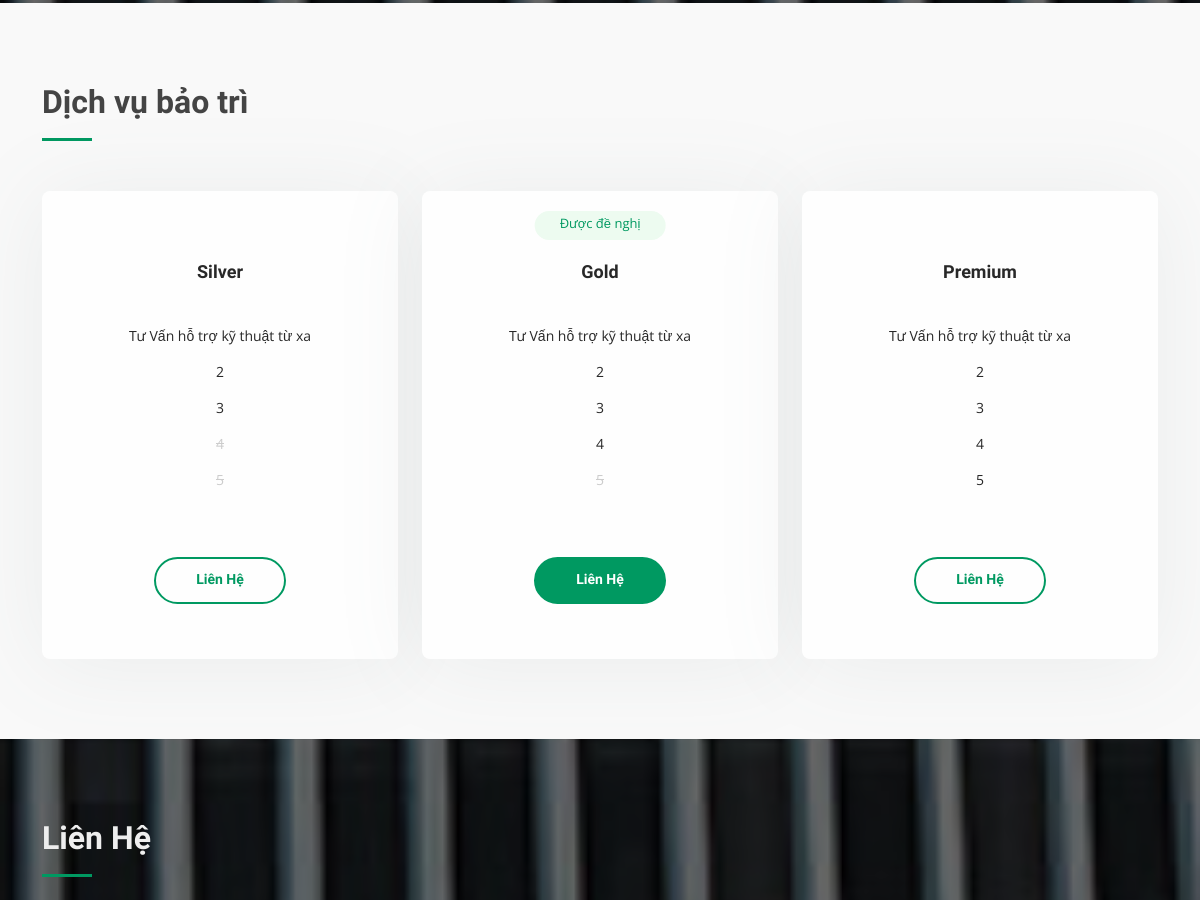
/ (middle part), run on an earlier commit of the app's database.
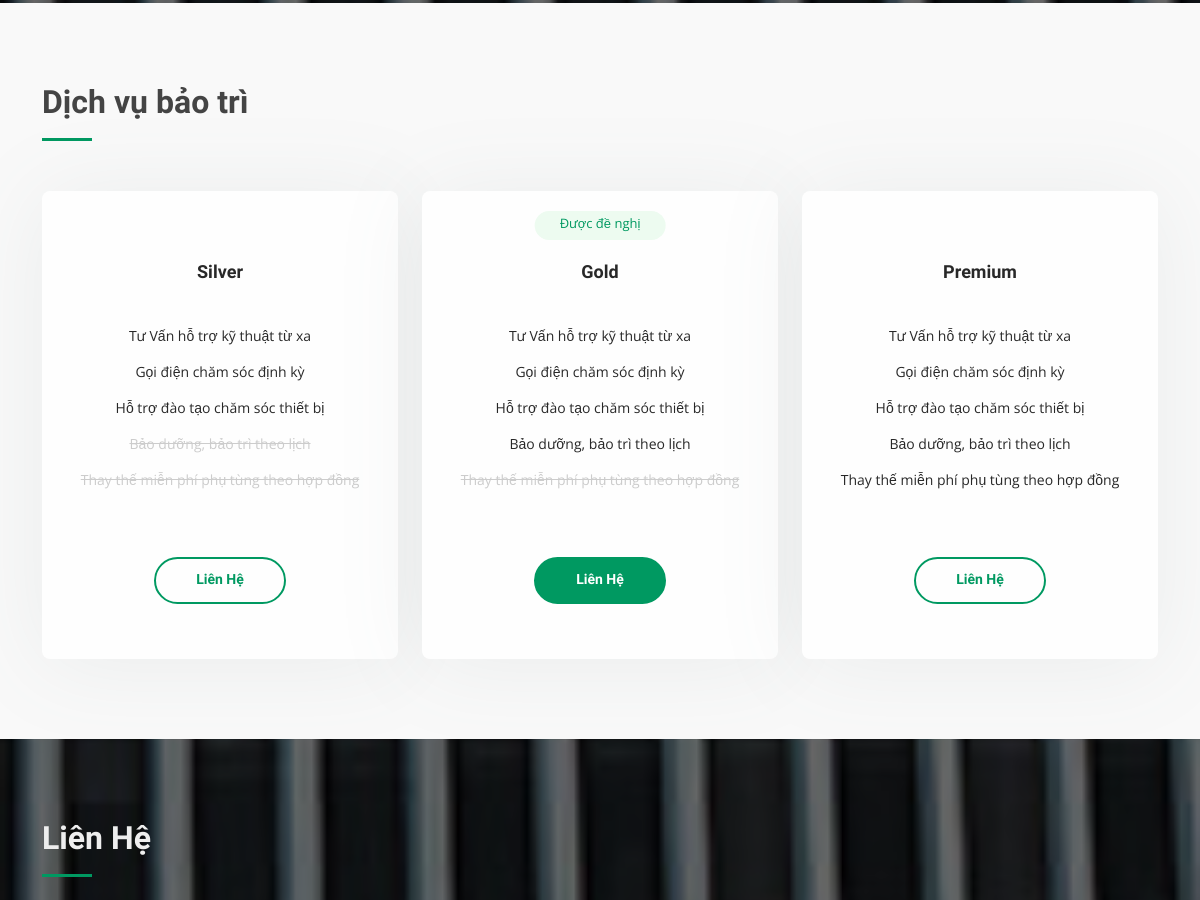
And on a later commit of the database.
### whiteboard/models.py (models this page shows)
class Media(models.Model):
	bao_tri_1 = models.CharField('Bảo trì 1',max_length=100)
	bao_tri_2 = models.CharField('Bảo trì 2',max_length=100)
	bao_tri_3 = models.CharField('Bảo trì 3',max_length=100)
	bao_tri_4 = models.CharField('Bảo trì 4',max_length=100)
	bao_tri_5 = models.CharField('Bảo trì 5',max_length=100)

### home/views.py (the view, shortened to what this page needs)
# urls.py: 2. Add a URL to urlpatterns:  path('', views.home, name='home')
def home(request):
	pendings=()
	nums=''
	user_login=()
	counts = 0
	events = Event.objects.filter(type_e=2,event_date__gte=timezone.now()).order_by('event_date')
	parts = Part.objects.all()
	rcodes = Rcode.objects.all()
	rcount = rcodes.count()
	nhan_hang=0
	kiem_tra=0
	chuan_bi_bao_gia=0
	cho_duyet_bh=0
	cho_xac_nhan=0
	cho_xac_nhan_3th=0
	chuan_bi_lk=0
	cho_sua_chua=0
	dang_sua_chua=0
	dang_giao_hang=0
	hoan_tat_giao_hang=0
	tra_hang=0
	mes_loc = False
	try:
		medias = Media.objects.all()[0]
	except:
		medias=[]
	try:
		user_login = User.objects.get(username=request.user)
		if user_login.is_ffvn:
			pendings = Pending.objects.all().order_by('rma_id__customer')
		elif user_login.dealer != None:
			pendings = Pending.objects.filter(dealer=user_login.dealer).order_by('rma_id__customer')
		elif user_login.customer != None:
			pendings = Pending.objects.filter(rma_id__customer=user_login.customer).order_by('-rma_id')
		counts = pendings.count()
		nhan_hang =count_pending(pendings,0)
		kiem_tra = count_pending(pendings,1)
		chuan_bi_bao_gia = count_pending(pendings,2)
		cho_xac_nhan = count_pending(pendings,3)
		chuan_bi_lk = count_pending(pendings,4)
		cho_sua_chua =count_pending(pendings,5)
		dang_sua_chua = count_pending(pendings,6)
		dang_giao_hang = count_pending(pendings,7)
		hoan_tat_giao_hang =count_pending(pendings,8)
		cho_xac_nhan_3th = count_pending(pendings,9)
		tra_hang =count_pending(pendings,10)
		p = Paginator(pendings,10) #3 items /page
		page = request.GET.get('page')
		pendings = p.get_page(page)
		nums = 'a' * pendings.paginator.num_pages
	except:
		pass
	return render(request,'home/home.html',{
			'pendings':pendings,
			'nhan_hang':nhan_hang,
			'kiem_tra':kiem_tra,
			'chuan_bi_bao_gia':chuan_bi_bao_gia,
			'cho_duyet_bh':cho_duyet_bh,
			'cho_xac_nhan':cho_xac_nhan,
			'cho_xac_nhan_3th':cho_xac_nhan_3th,
			'chuan_bi_lk':chuan_bi_lk,
			'cho_sua_chua':cho_sua_chua,
			'dang_sua_chua':dang_sua_chua,
			'dang_giao_hang':dang_giao_hang,
			'hoan_tat_giao_hang':hoan_tat_giao_hang,
			'tra_hang':tra_hang,
			'user_login':user_login,
			'nums':nums,
			'counts':counts,
			'events':events,
			'medias':medias,
		})

### home/templates/home/home.html (shortened to what this page needs)
{% load static %}
<!DOCTYPE html>
<html lang="en">
<head>
  <link href="{% static 'fujifilm/assets/vendor/bootstrap/css/bootstrap.min.css' %}" rel="stylesheet">
  <link href="{% static 'fujifilm/assets/vendor/bootstrap-icons/bootstrap-icons.css' %}" rel="stylesheet">
  <link href="{% static 'fujifilm/assets/vendor/boxicons/css/boxicons.min.css' %}" rel="stylesheet">
  <link href="{% static 'fujifilm/assets/vendor/glightbox/css/glightbox.min.css' %}" rel="stylesheet">
  <link href="{% static 'fujifilm/assets/vendor/remixicon/remixicon.css' %}" rel="stylesheet">
  <link href="{% static 'fujifilm/assets/vendor/swiper/swiper-bundle.min.css' %}" rel="stylesheet">
  <link href="{% static 'fujifilm/assets/css/style.css' %}" rel="stylesheet">
</head>
<body>
  {% if pendings.has_previous %}
  {% else %}
  <main id="main">
    {% endif %}
    <section id="cta" class="cta">
    <section id="pricing" class="pricing">
      <div class="container">
        <div class="section-title">
          <h2>Dịch vụ bảo trì</h2>
        </div>
        <div class="row">
          {% if medias %}
            <div class="col-lg-4 col-md-6">
              <div class="box">
                <h3>Silver</h3>
                <ul>
                  <li>{{ medias.bao_tri_1}}</li>
                  <li>{{ medias.bao_tri_2}}</li>
                  <li>{{ medias.bao_tri_3}}</li>
                  <li class="na">{{ medias.bao_tri_4}}</li>
                  <li class="na">{{ medias.bao_tri_5}}</li>
                </ul>
                <div class="btn-wrap">
                  <a href="#" class="btn-buy">Liên Hệ</a>
                </div>
              </div>
            </div>
            <div class="col-lg-4 col-md-6 mt-4 mt-md-0">
              <div class="box recommended">
                <span class="recommended-badge">Được đề nghị</span>
                <h3>Gold</h3>
                <ul>
                  <li>{{ medias.bao_tri_1}}</li>
                  <li>{{ medias.bao_tri_2}}</li>
                  <li>{{ medias.bao_tri_3}}</li>
                  <li>{{ medias.bao_tri_4}}</li>
                  <li class="na">{{ medias.bao_tri_5}}</li>
                </ul>
                <div class="btn-wrap">
                  <a href="#" class="btn-buy">Liên Hệ</a>
                </div>
              </div>
            </div>
            <div class="col-lg-4 col-md-6 mt-4 mt-lg-0">
              <div class="box">
                <h3>Premium</h3>
                <ul>
                  <li>{{ medias.bao_tri_1}}</li>
                  <li>{{ medias.bao_tri_2}}</li>
                  <li>{{ medias.bao_tri_3}}</li>
                  <li>{{ medias.bao_tri_4}}</li>
                  <li>{{ medias.bao_tri_5}}</li>
                </ul>
                <div class="btn-wrap">
                  <a href="#" class="btn-buy">Liên Hệ</a>
                </div>
              </div>
            </div>
          {% endif %}
        </div>
      </div>
    </section>
    <section id="contact" class="contact">
      <div class="container">
        <div class="section-title">
          <h2 style="color: #eee">Liên Hệ</h2>
        </div>
      </div>
    </section>
  </main>
</body>
</html>

### static/fujifilm/assets/css/style.css (style rules this page uses)
body { font-family: "Open Sans", sans-serif; color: #444444; }
a { color: #009961; text-decoration: none; }
h1, h2, h3, h4, h5, h6 { font-family: "Raleway", sans-serif; }
section { padding: 80px 0; overflow: hidden; }
.section-title { padding-bottom: 30px; }
.section-title h2 { font-size: 32px; font-weight: bold; margin-bottom: 20px; padding-bottom: 20px; position: relative; }
.section-title h2::after { content: ''; position: absolute; display: block; width: 50px; height: 3px; background: #009961; bottom: 0; left: 0; }
.cta { background: linear-gradient(rgba(0, 0, 0, 0.6), rgba(0, 0, 0, 0.6)), url("../img/cta-bg.jpg") fixed center center; background-size: cover; padding: 120px 0; }
.cta h3 { color: #fff; font-size: 28px; font-weight: 700; }
.pricing { background-color: #f9f9f9; }
.pricing .box { padding: 40px 20px; text-align: center; border-radius: 8px; position: relative; overflow: hidden; background: #fefefe; box-shadow: 0px 5px 90px 0px rgba(110, 123, 131, 0.1); }
.pricing .box h3 { font-weight: 400; padding: 15px; margin-top: 15px; font-size: 18px; font-weight: 600; color: #282828; }
.pricing .box ul { padding: 20px 0; list-style: none; color: #282828; text-align: center; line-height: 20px; font-size: 14px; }
.pricing .box ul li { padding-bottom: 16px; }
.pricing .box ul .na { color: #ccc; text-decoration: line-through; }
.pricing .box .btn-wrap { padding: 15px; text-align: center; }
.pricing .box .btn-buy { display: inline-block; padding: 10px 40px 12px 40px; border-radius: 50px; border: 2px solid #009961; color: #009961; font-size: 14px; font-weight: 400; font-family: "Raleway", sans-serif; font-weight: 600; transition: 0.3s; }
.pricing .recommended { border-color: #009961; }
.pricing .recommended .btn-buy { background: #009961; color: #fff; }
.pricing .recommended-badge { position: absolute; top: 20px; left: 50%; transform: translateX(-50%); z-index: 1; font-size: 13px; padding: 3px 25px 6px 25px; background: #edfbf0; color: #009961; border-radius: 50px; }

What changed in the data, as far as the page shows it:
changed Media "Tư Vấn hỗ trợ kỹ thuật từ xa": bao_tri_2 "2" → "Gọi điện chăm sóc định kỳ"; bao_tri_3 "3" → "Hỗ trợ đào tạo chăm sóc thiết bị"; bao_tri_4 "4" → "Bảo dưỡng, bảo trì theo lịch"; bao_tri_5 "5" → "Thay thế miễn phí phụ tùng theo hợp đồng"
